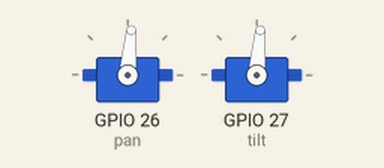
Recording of a sketch running on a simulated ESP32. Shown: 2 × servo.

Above: at 0.85 s.
At 1.9 s:
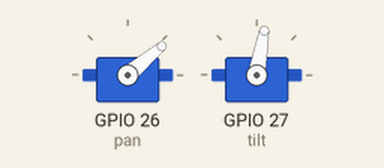
At 2.95 s:
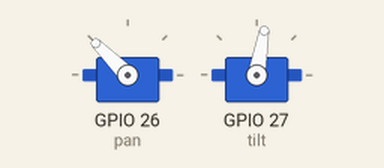
At 5.05 s:
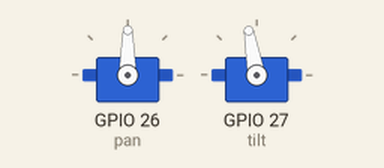
Timing chart, 0 to 8.0 s (numbered marks = the images above):
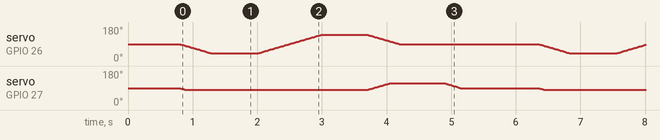

The sketch:

example.ino
```cpp
// Uses the ESP32Servo library to smoothly glide two servos together to a series of target positions (aiming sequence) on ESP32 pins.
//
// Buy this module: https://shillehtek.com/products/pan-tilt-servo-bracket-kit-sg90-mg90s
// Full manual: https://shillehtek.com/blogs/shillehtek-product-manuals/pan-tilt-servo-bracket-kit-sg90-mg90s-manual
// More examples: https://github.com/shillehbean/shillehtek-examples
//

// Library Manager: install "ESP32Servo"
#include <ESP32Servo.h>

Servo pan, tilt;

void aim(int p, int t) {           // glide both axes together
  static int cp = 90, ct = 90;
  while (cp != p || ct != t) {
    if (cp < p) cp++; else if (cp > p) cp--;
    if (ct < t) ct++; else if (ct > t) ct--;
    pan.write(cp);
    tilt.write(ct);
    delay(10);
  }
}

void setup() {
  pan.setPeriodHertz(50);  pan.attach(26, 500, 2500);
  tilt.setPeriodHertz(50); tilt.attach(27, 500, 2500);
  pan.write(90); tilt.write(90);
  delay(800);
}

void loop() {
  aim(40, 80);    delay(700);   // look left-down
  aim(140, 80);   delay(700);   // look right-down
  aim(90, 115);   delay(700);   // look up-center
  aim(90, 90);    delay(1200);  // home
}
```
